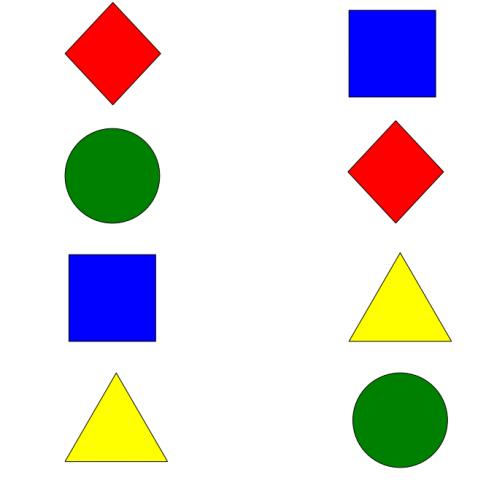
#> input picture sekiller.png, 486 x 480 px, found by its file name
$ python sekil_algilama.py
#> lines starting #> are read from the running program, lines starting #| are printed output that depends on the picture; after the words box and inside, x2 and y2 are one past the last pixel; in counts of white or black regions, pixels touching at a corner belong together
import cv2
import numpy as np

image = cv2.imread("sekiller.png")
#> image is the input picture: shape (480, 486, 3); mean B, G, R 217.5, 218.6, 221.5

font = cv2.FONT_HERSHEY_COMPLEX
gray = cv2.cvtColor(image,cv2.COLOR_BGR2GRAY)
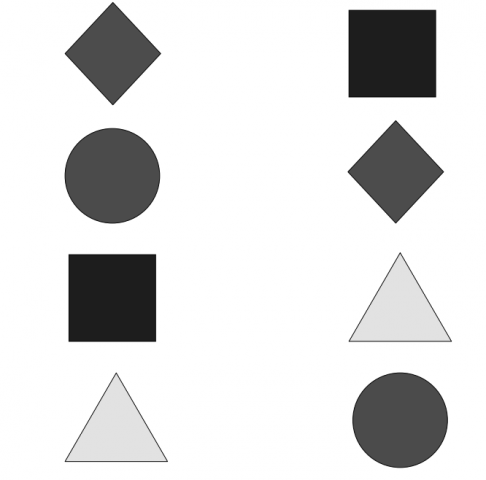
#> gray: shape (480, 486); min 10, max 255, mean 219.4
a,thresh = cv2.threshold(gray,200,300,cv2.THRESH_BINARY)
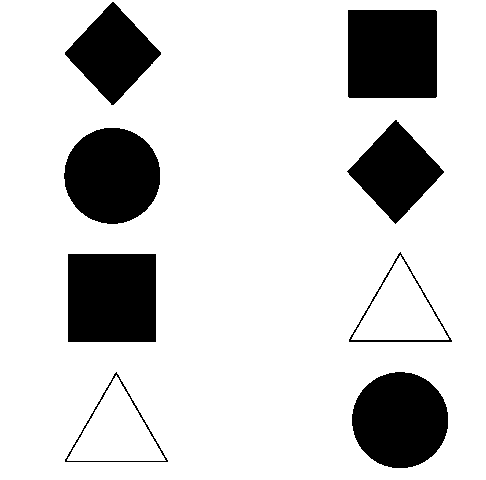
#> thresh: shape (480, 486); 82.3% white; 8 black regions
kontur,b = cv2.findContours(thresh,cv2.RETR_TREE,cv2.CHAIN_APPROX_SIMPLE)
#> kontur = 11 contours; largest, box (x1, y1, x2, y2) and area: (0, 0, 486, 480) 232315, (347, 9, 438, 99) 8004, (67, 253, 157, 343) 7919, (351, 371, 449, 469) 7382, (63, 127, 161, 225) 7380; b = [[-1, -1, 1, -1], [2, -1, -1, 0], [4, 1, 3, 0], [-1, -1, -1, 2], [5, 2, -1, 0], [7, 4, 6, 0], [-1, -1, -1, 5], [8, 5, -1, 0], [9, 7, -1, 0], [10, 8, -1, 0], [-1, 9, -1, 0]]

for i in kontur:
    e = 0.01*cv2.arcLength(i,True)
    approx = cv2.approxPolyDP(i,e,True)
    cv2.drawContours(image,[approx],0,5)

    x = approx.ravel()[0]
    y = approx.ravel()[1]

    print(approx)
    print(len(approx))

    if len(approx) == 3:
        cv2.putText(image,"ucgen",(x,y),font,1,1,(0))
    if len(approx) == 4:
        cv2.putText(image,"dortgen",(x,y),font,1,1,(0))
    else:
        cv2.putText(image,"daire",(x,y),font,1,1,(0))
#> this loop made 11 passes
#> (e, approx, x, y) on passes 1, 3, 4, 5, 6, 7, 9, 10, 11: (19.28, [[0, 0], [0, 479], [485, 479], [485, 0]], 0, 0), (3.28, [[116, 371], [167, 462], [64, 461]], 116, 371), (3.09, [[116, 375], [67, 460], [165, 460]], 116, 375), (3.54, [[67, 254], [155, 253], [156, 341], [68, 342]], 67, 254), (3.28, [[400, 251], [451, 342], [348, 341]], 400, 251), (3.05, [[400, 255], [351, 339], [448, 339]], 400, 255), (2.93, [[396, 119], [444, 172], [395, 224], [346, 171]], 396, 119), (3.54, [[347, 10], [435, 9], [437, 96], [349, 98]], 347, 10), (2.91, [[112, 1], [161, 52], [113, 105], [64, 54]], 112, 1)
#> (e, x, y) on passes 2, 8: (3.21, 395, 371), (3.21, 104, 127)
#> (printed output is left out)
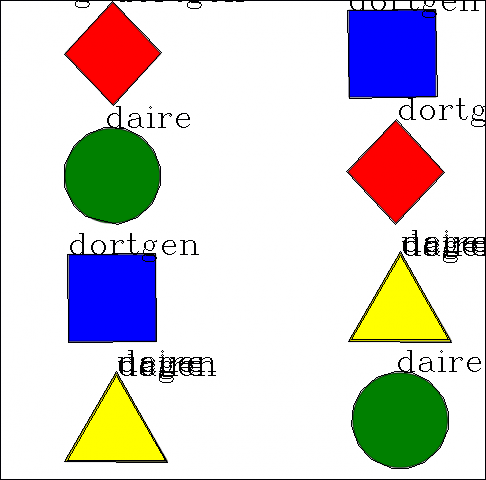
#> image: shape (480, 486, 3); 3.57% of pixels changed, all inside (x1, y1, x2, y2) = (0, 0, 486, 480)


cv2.imshow("şekiller",image)

cv2.waitKey(0)
cv2.destroyAllWindows()
